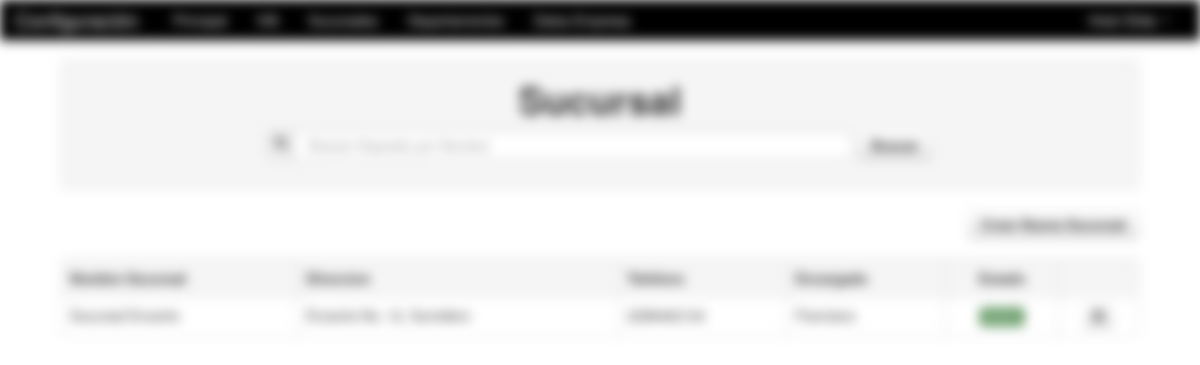
The page /Modulos/Datos/Deposito.php (signed in) on the database its author committed.
### tables this page shows
CREATE TABLE IF NOT EXISTS `sucursal` (
`idDeposito` int(11) NOT NULL,
  `nombre` varchar(255) NOT NULL,
  `dir` varchar(255) NOT NULL,
  `tel` varchar(255) NOT NULL,
  `encargado` varchar(255) NOT NULL,
  `estado` varchar(255) NOT NULL
);

### Modulos/Datos/Deposito.php (the view, shortened to what this page needs)
<?php
	include_once "class/class.php";
	include_once "../funciones.php";
?>
<!DOCTYPE html>
<html lang="es">
  <head>
    <link href="../../css/bootstrap.css" rel="stylesheet">
    <link href="../../css/bootstrap-responsive.css" rel="stylesheet">
  </head>
  <body>
    <?php include_once "../../menu/m_datos.php"; ?>
	<div align="center">
    	<table width="90%">
          <tr>
            <td>
            	<table class="table table-bordered">
                  <tr class="well">
                    <td>
                   	 	<h1 align="center">Sucursal</h1>
                        <center>
                      	<form name="form3" method="post" action="" class="form-search">
                        	<div class="input-prepend input-append">
								<span class="add-on"><i class="icon-search"></i></span>
                        		<input type="text" name="buscar" autocomplete="off" class="input-xxlarge search-query"
                                autofocus placeholder="Buscar Deposito por Nombre">
                            </div>
                            <button type="submit" class="btn" name="buton"><strong>Buscar</strong></button>
                    	</form>
                        </center>
                    </td>
                  </tr>
                </table>
                <div align="right">
	                <a href="#nuevo" role="button" class="btn" data-toggle="modal"><strong>Crear Nueva Sucursal</strong></a>
                </div>
                <br>
                <table class="table table-bordered">
                  <tr class="well">
                    <td><strong>Nombre Sucursal</strong></td>
                    <td><strong>Direccion</strong></td>
                    <td><strong>Telefono</strong></td>
                    <td><strong>Encargado</strong></td>
                    <td><center><strong>Estado</strong></center></td>
                    <td></td>
                  </tr>
				  <?php
				  	if(!empty($_POST['buscar'])){
						$buscar=limpiar($_POST['buscar']);
						$pame=mysql_query("SELECT * FROM sucursal WHERE nombre LIKE '%$buscar%' ORDER BY nombre");
					}else{
						$pame=mysql_query("SELECT * FROM sucursal ORDER BY nombre");
					}
					while($row=mysql_fetch_array($pame)){
				  ?>
                  <tr>
                    <td><?php echo $row['nombre']; ?></td>
                    <td><?php echo $row['dir']; ?></td>
                    <td><?php echo $row['tel']; ?></td>
                    <td><?php echo $row['encargado']; ?></td>
                    <td><center><?php echo estado($row['estado']); ?></center></td>
                    <td>
                    	<center>
                            <a href="#act<?php echo $row['idDeposito']; ?>" role="button" class="btn btn-mini" data-toggle="modal">
                                <i class="icon-edit"></i>
                            </a>
                        </center>
                    </td>
                  </tr>
                  <?php } ?>
                </table>
            </td>
          </tr>
        </table>
    </div>
  </body>
</html>

### Modulos/funciones.php (shortened to what this page needs)
<?php
	function estado($estado){
		if($estado=='s'){
			return '<span class="label label-success">Activo</span>';
		}else{
			return '<span class="label label-important">No Activo</span>';
		}
	}
?>

### Modulos/Datos/Deposito.php (style rules this page uses)
body { padding-top: 60px; padding-bottom: 40px; }

### rows shown on the page
sucursal: nombre "Sucursal Encanto", dir "Encanto No. 12, Sumidero", tel "2288462124", encargado "Francisco", estado "Activo"

### other values the page prints
$_SESSION['user_name'] "Elida"
